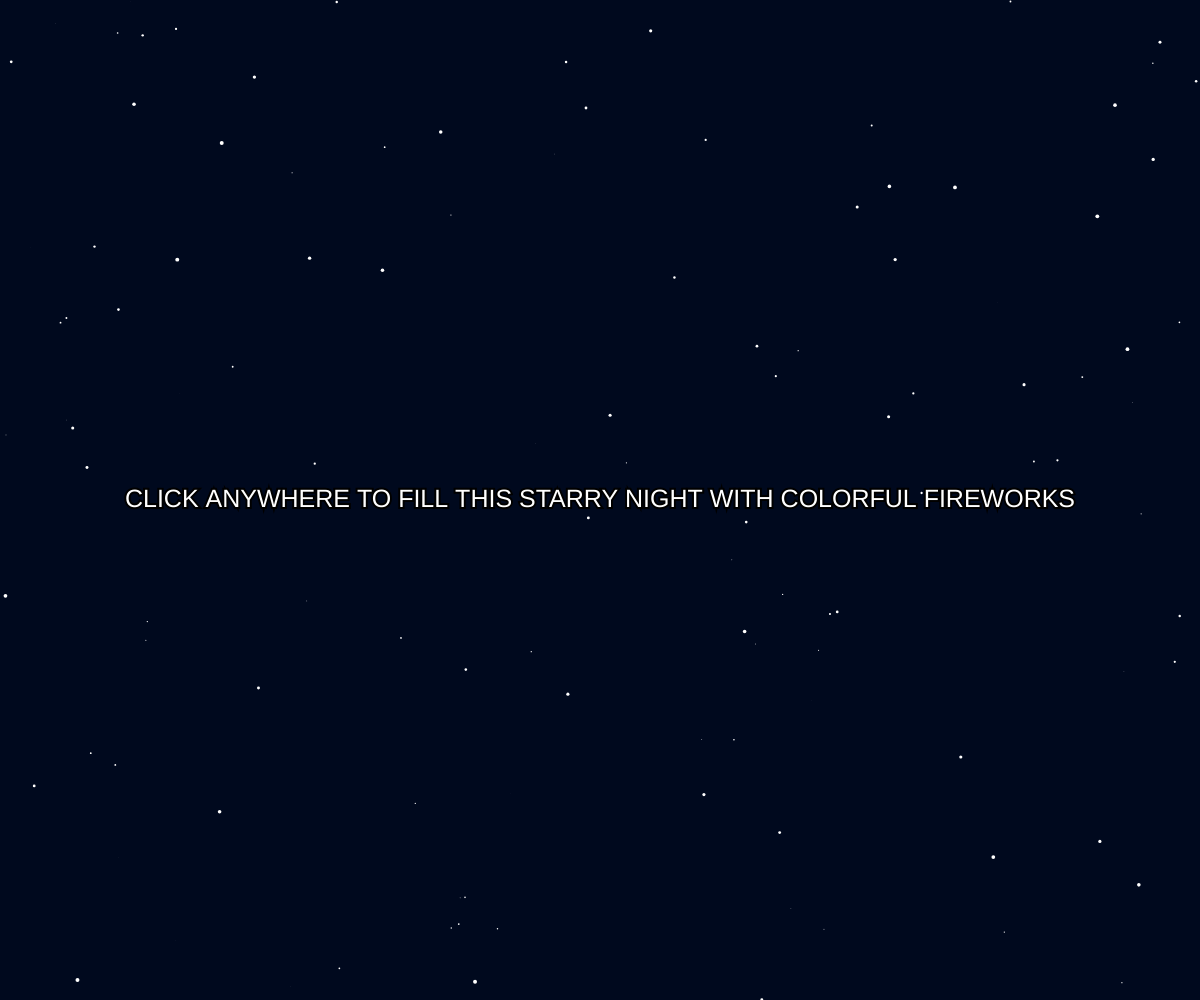
Frame 1 (no input)
Frame 60 (no input): identical to frame 1, image omitted
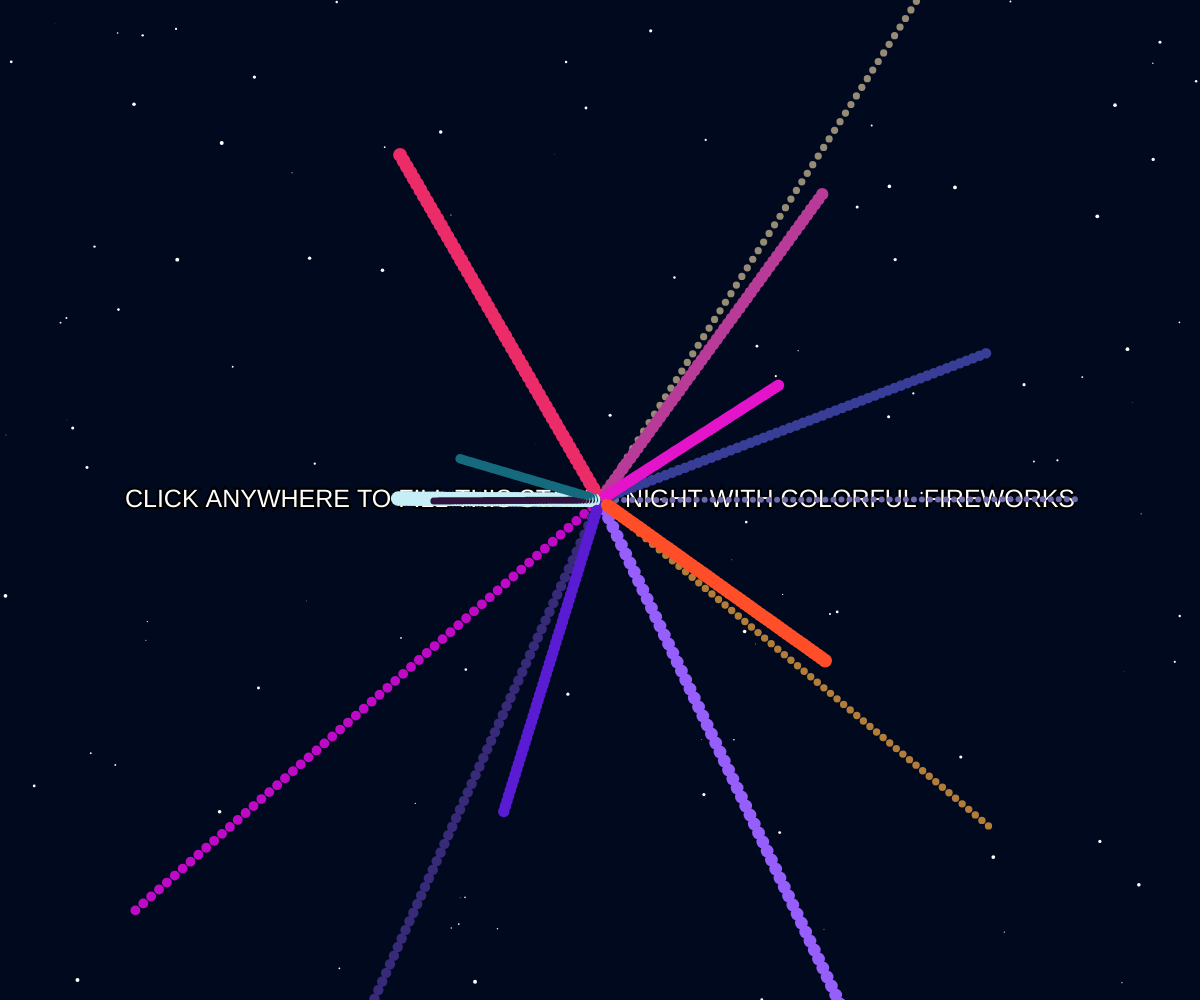
Frame 120 (the mouse pressed at the canvas centre since frame 60)

The p5.js sketch that drew these frames (run headless with seeded random() and noise() and a simulated clock; from frame 60 on, the mouse is pressed at the canvas centre):

// p5.js sketch
// ── sketch.js
var allMyBalls = [];
var amountOfBalls = 15;

function preload() {
    // put preload code here
}

function setup() {

    createCanvas(windowWidth, windowHeight);
    background(0, 9, 30);

    //stelle
    for (var i = 0; i < 120; i++) {
        var x = random() * windowWidth;
        var y = random() * windowHeight;
        var d = random() * 4;
        noStroke();
        ellipse(x, y, d);
        fill(color("white"));
    }

    //testo
    textAlign(CENTER, CENTER);
    textSize(25);
    strokeWeight(4);
    stroke(0);
    fill("white");
    text("CLICK ANYWHERE TO FILL THIS STARRY NIGHT WITH COLORFUL FIREWORKS", windowWidth / 2, windowHeight / 2);

}

function mousePressed() {

    for (var i = 0; i < amountOfBalls; i++) {
        var tempx = mouseX;
        var tempy = mouseY;
        var tempr = random(5, 15);
        var tempBall = new Ball(tempx, tempy, tempr);

        tempBall.color = color(random() * 255, random() * 255, random() * 255);

        allMyBalls.push(tempBall);
    }
}

function draw() {

    for (var i = 0; i < allMyBalls.length; i++) {
        var tempBall = allMyBalls[i];
        tempBall.display();
        tempBall.move();
    }

}


function Ball(_x, _y, _diameter) {

    this.size = _diameter;
    this.x = _x;
    this.y = _y;
    this.speed = 3;

    var xIncrease = random(-3, 3);
    var yIncrease = random(-3, 3);

    this.move = function() {
        this.x += xIncrease * this.speed;
        this.y += yIncrease * this.speed;
    }

    this.display = function() {
        ellipse(this.x, this.y, this.size);
        fill(this.color);
        noStroke();
    }
}
